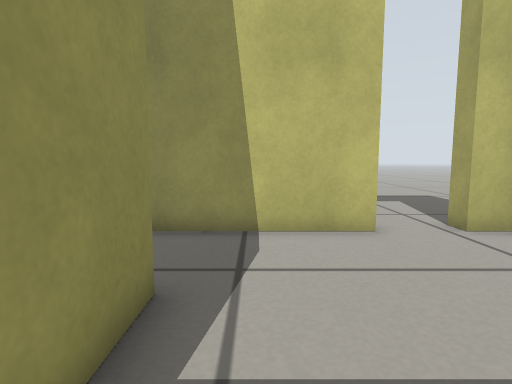
[1] (above)

12 first-person views from a walk through a world built for the Gazebo simulator. The camera is 0.35 m above the floor, tilts 6° down and sees 80° across. The floor is counted in squares, 0.2 m on a side. Each view is taken from the middle of a square. On the plan, view 1 faces up. The plan holds only what a view shows up to about 16 squares ahead; the rest is blank.

[2]
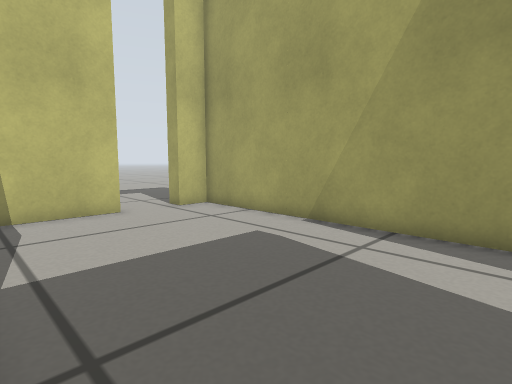

[3]
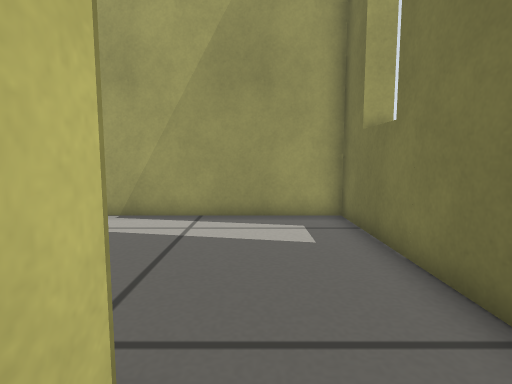

[4]
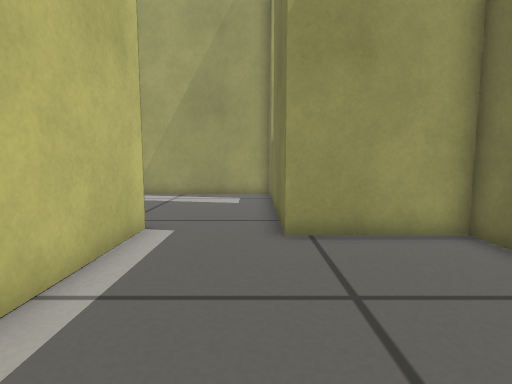

[5]
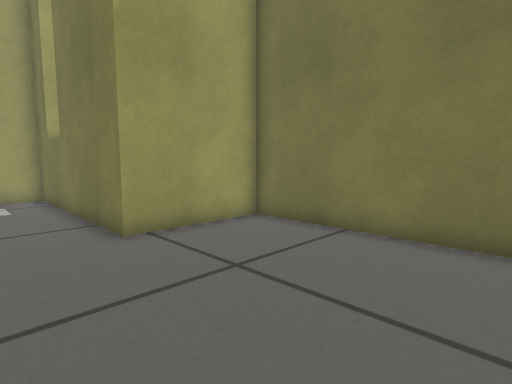

[6]
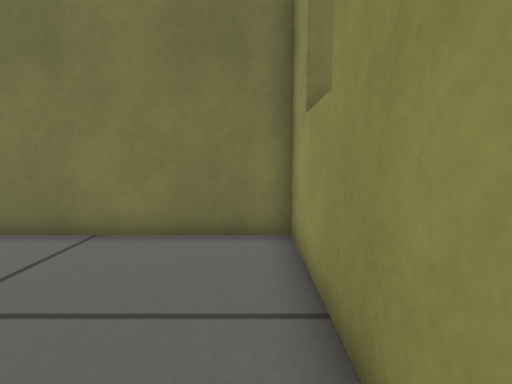

[7]
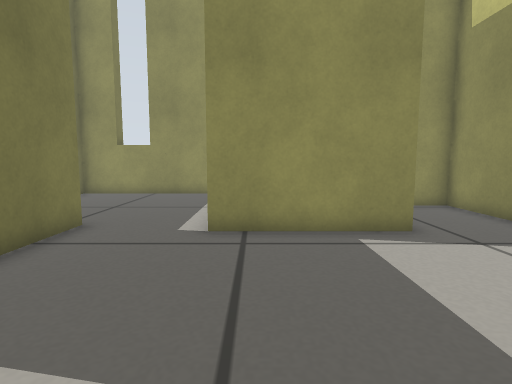

[8]
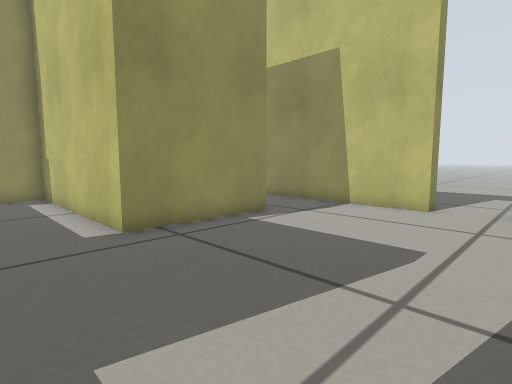

[9]
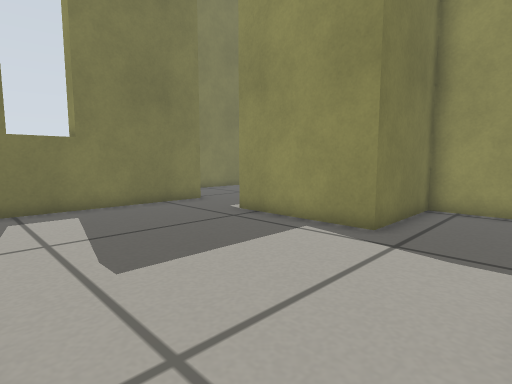

[10]
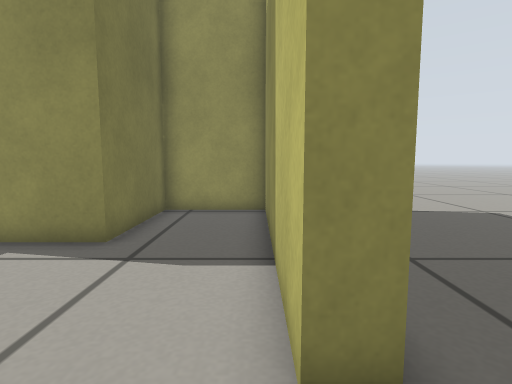

[11]
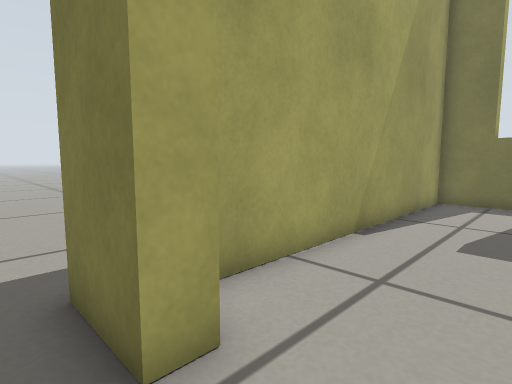

[12]
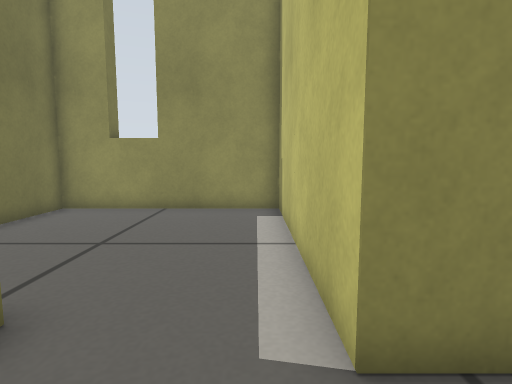

### Floor plan
Points are (right, up) in squares from view 1. A wall is a line through its corners. A room is listed if a view was taken in it or the views show most of it. See-through windows are left out.
Room 1 (views 1, 2, 7, 8, 9, 10, 12)
walls: (2.9, 7.3) (-5.6, 7.3) (-5.6, 3.8) (-1.3, 3.8) (-1.3, -1.2) (-2.5, -1.2); (-2.1, -4.7) (6.4, -4.7) (6.4, 7.3) (5.1, 7.3) (5.1, 8.1)
ways out: opening at (-2, -3) to room 2; open door at (3.8, 7.6) to room 3
Room 2 (views 3, 4, 5, 6)
walls: (-2.5, -1.2) (-9.8, -1.2) (-9.8, -8.9) (-2.1, -8.9) (-2.1, -4.7)
ways out: opening at (-2, -3) to room 1
Room 3 (view 11)
walls: (5.1, 8.1) (7.2, 8.1)
ways out: open door at (3.8, 7.6) to room 1

Where each view was taken, in squares from view 1:
view 1: 0 up, 0 right, facing up
view 2: 3 down, 1 left, facing up-right
view 3: 2 down, 3 left, facing right
view 4: 4 down, 9 left, facing right
view 5: 2 down, 9 left, facing down-right
view 6: 2 down, 9 left, facing down
view 7: 0 up, 6 right, facing left
view 8: 4 down, 6 right, facing up-left
view 9: 7 up, 6 right, facing down-left
view 10: 7 up, 5 right, facing left
view 11: 9 up, 3 right, facing down-right
view 12: 2 down, 1 right, facing left
